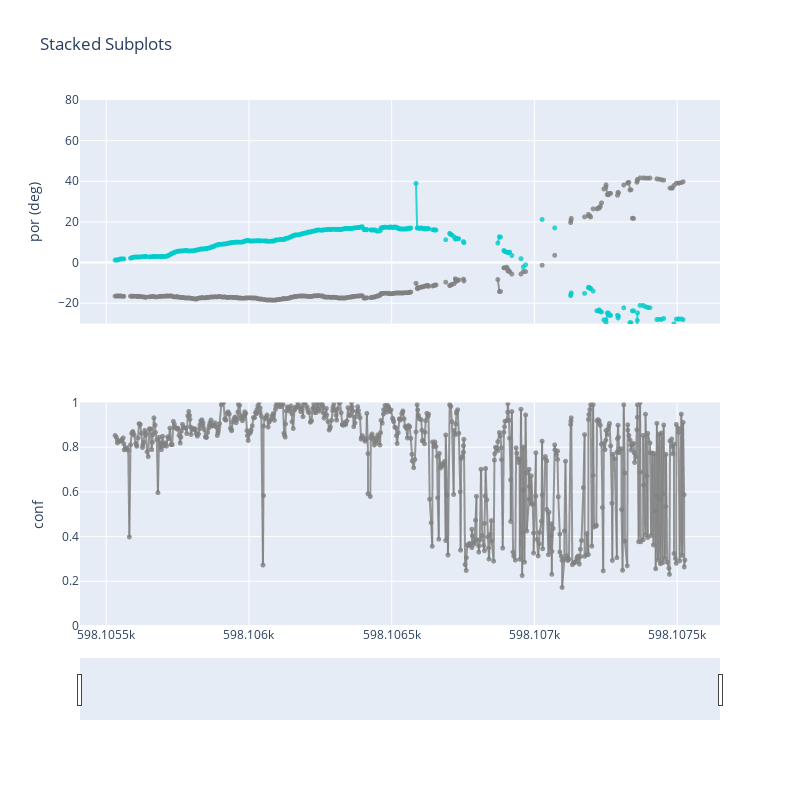

The notebook cell this image was saved under:
### Code cell
startTimeS = trDataGb['pupilTimestamp'].iloc[0]
endTimeS = trDataGb['pupilTimestamp'].iloc[-2]

# I googled for, "python find first larger than"
startIndex = next(idx for idx, val in enumerate(trDataGb['pupilTimestamp']) if val >  startTimeS)
endIndex = next(idx for idx, val in enumerate(trDataGb['pupilTimestamp']) if val >  endTimeS)
print('Plotting from index: ' + str(startIndex) + ' to ' + str(endIndex))

colors_idx = ['rgb(0,204,204)','rgb(128,128,128)','rgb(204,0,0)','rgb(102,0,204)']

from plotly.subplots import make_subplots

fig = make_subplots(rows=2, cols=1,shared_xaxes=True)

eih_el = go.Scattergl(
    x=trDataGb['pupilTimestamp'][startIndex:endIndex],
    y=trDataGb['cycGIW_el'][startIndex:endIndex],
    name = 'cycGIW_el',
    marker_color = colors_idx[0],
    mode='lines+markers',
    marker_size = 5,
    opacity = 0.8)

eih_az = go.Scattergl(
    x=trDataGb['pupilTimestamp'][startIndex:endIndex],
    y=trDataGb['cycGIW_az'][startIndex:endIndex],
    name = 'cycGIW_az',
    marker_color = colors_idx[1],
    mode='lines+markers',
    marker_size = 5,
    opacity = 0.8)


conf = go.Scattergl(
    x=trDataGb['pupilTimestamp'][startIndex:endIndex],
    y=trDataGb['confidence'][startIndex:endIndex],
    name = 'gazeInWorldCam_az',
    marker_color = colors_idx[1],
    mode='lines+markers',
    marker_size = 5,
    opacity = 0.8)


fig.append_trace(eih_el, row=1, col=1)
fig.append_trace(eih_az, row=1, col=1)
fig.append_trace(conf, row=2, col=1)

yLim=[-50,50]
width=800
height=800
inline=True

layout = dict(
    dragmode= 'pan',
    title='Time Series with Rangeslider',
    width=width,
    height=height,
    yaxis=dict(range=yLim, title='angular position (degrees)'),
)

fig.update_yaxes(range=[-30, 80], row=1, col=1)
fig.update_yaxes(range=[0, 1], row=2, col=1)

# fig.update_xaxes(range=[startTimeS,startTimeS+0.5], row=2, col=1)

fig.update_yaxes(title = 'por (deg)',row=1,col=1)
fig.update_yaxes(title = 'conf',row=2,col=1)
fig.update_xaxes(title = 'time (s)',row=3,col=1)

fig.update_layout(legend_orientation="h", 
             xaxis2_rangeslider_visible=True, xaxis2_rangeslider_thickness=0.1,
                  xaxis2_rangeslider_range=[startTimeS,startTimeS+0.5])

fig.update_layout(height=height, width=width, title_text="Stacked Subplots")

iplot(fig)

### Figure 1 — Plotly figure (JSON) as saved in the notebook; plotly's stock layout.template omitted (floating-point values rounded to 4 significant figures; data arrays with more than 128 entries replaced by an {"elided": "..."} marker saying what was removed)
{"data": [{"marker": {"color": "rgb(0,204,204)", "size": 5}, "mode": "lines+markers", "name": "cycGIW_el", "opacity": 0.8, "type": "scattergl", "x": {"elided": "660 float values"}, "xaxis": "x", "y": {"elided": "660 float values"}, "yaxis": "y"}, {"marker": {"color": "rgb(128,128,128)", "size": 5}, "mode": "lines+markers", "name": "cycGIW_az", "opacity": 0.8, "type": "scattergl", "x": {"elided": "660 float values"}, "xaxis": "x", "y": {"elided": "660 float values"}, "yaxis": "y"}, {"marker": {"color": "rgb(128,128,128)", "size": 5}, "mode": "lines+markers", "name": "gazeInWorldCam_az", "opacity": 0.8, "type": "scattergl", "x": {"elided": "660 float values"}, "xaxis": "x2", "y": {"elided": "660 float values"}, "yaxis": "y2"}], "layout": {"height": 800, "legend": {"orientation": "h"}, "title": {"text": "Stacked Subplots"}, "width": 800, "xaxis": {"anchor": "y", "domain": [0, 1], "matches": "x2", "showticklabels": false}, "xaxis2": {"anchor": "y2", "domain": [0, 1], "rangeslider": {"range": [598100.0, 598100.0], "thickness": 0.1, "visible": true}}, "yaxis": {"anchor": "x", "domain": [0.575, 1], "range": [-30, 80], "title": {"text": "por (deg)"}}, "yaxis2": {"anchor": "x2", "domain": [0, 0.425], "range": [0, 1], "title": {"text": "conf"}}}}
